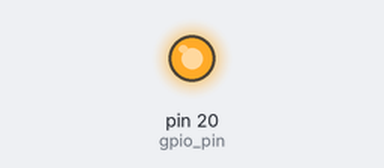
A program run on a simulated MicroPython board. Parts: output pins drawn as LEDs (lit = HIGH). At 19.2 s the program stops and its outputs stay as they are.

Above: at 0.5 s.
At 19.1 s:
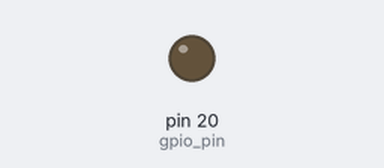
Timing chart, 0 to 20.6 s (numbered marks = the images above):
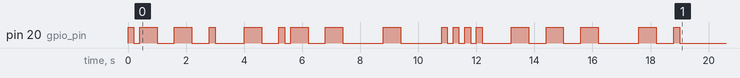

Measured:
- by itself, pin 20 (gpio_pin): LOW → HIGH at 0.00 s, → LOW 0.20 s later, → HIGH 0.20 s later, → LOW 0.60 s later, … (36 changes in this stretch)

The program:

main.py
```python
from machine import Pin
import time

gpio_pin = Pin(20, Pin.OUT)

def pulse(pin, duration):
    pin.on()
    time.sleep(duration)
    pin.off()
    time.sleep(duration)
    pin.on

def morse(pin, dot_length, text):
    for char in text:
        char = char.upper()
        if char == '.':
            pulse(pin, dot_length)
        elif char == '-':
            pulse(pin, 3 * dot_length)
        elif char == ' ':
            time.sleep(4 * dot_length)

morse(gpio_pin, 0.2, ".--. -.-- - .... --- -.")
```
